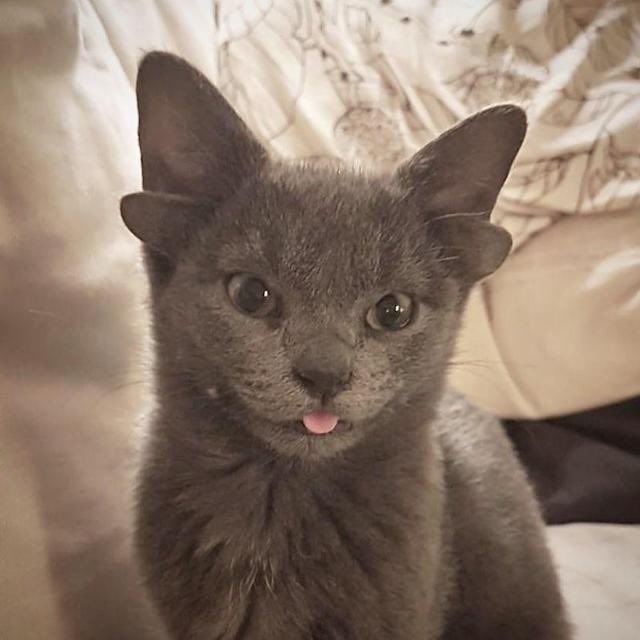
#> input picture images/cat.jpeg, 640 x 640 px
$ python canny_edge.py
#> lines starting #> are read from the running program, lines starting #| are printed output that depends on the picture; after the words box and inside, x2 and y2 are one past the last pixel; in counts of white or black regions, pixels touching at a corner belong together
#!/usr/bin/env python
# coding: utf-8

# ## Import Libraries

# In[1]:


import numpy as np
import matplotlib.pyplot as plt
import matplotlib.image as mpimg
from scipy import signal

def rgb2gray(rgb_image):
    return np.dot(rgb_image[...,:3], [0.299, 0.587, 0.114])


# ## Load Image

# In[2]:


image = mpimg.imread("images/cat.jpeg")
#> image is the input picture: shape (640, 640, 3); mean R, G, B 139.8, 120.9, 107
image_gr = rgb2gray(image)

figureSize = (12,10)
plt.figure("Original Image", figsize=figureSize)
plt.imshow(image_gr)
plt.set_cmap("gray")


# ## Add Noise

# In[ ]:


# ## Gaussian Filter

# In[3]:


def gaussian_kernel( kernlen , std ):
    """Returns a 2D Gaussian kernel array."""
    gkern1d = signal.gaussian(kernlen, std=std).reshape(kernlen, 1)
    gkern2d = np.outer(gkern1d, gkern1d)
    return gkern2d

plt.imshow(gaussian_kernel(21,5), interpolation='none')


# In[4]:


def gaussian_smooth(img, kernel_dim, std):
#> called with kernel_dim = 7, std = 1.5
    return signal.convolve2d(img, gaussian_kernel(kernel_dim, std))
#> returned value: shape (646, 646) float64

plt.figure("Noised", figsize = figureSize)
plt.imshow(image_gr)

plt.figure("Smoothed", figsize = figureSize)
plt.imshow(gaussian_smooth(image_gr, 7, 1.5))


# ## Gaussian Filter

# In[5]:


sobel_x = np.array([[ -1 , 0 , 1 ] ,
                    [ -2 , 0 , 2 ] ,
                    [ -1 , 0 , 1 ]])
sobel_y = sobel_x.T

def gradient_sobel(img):
    I_x = signal.convolve2d(img, sobel_x,'same')
    I_y = signal.convolve2d(img, sobel_y,'same')
    magnitude = np.sqrt(I_x ** 2 + I_y ** 2)
    phase = np.arctan2(I_y, I_x)
    phase = (45 * np.round(phase / (np.pi / 4)) + 180) % 180
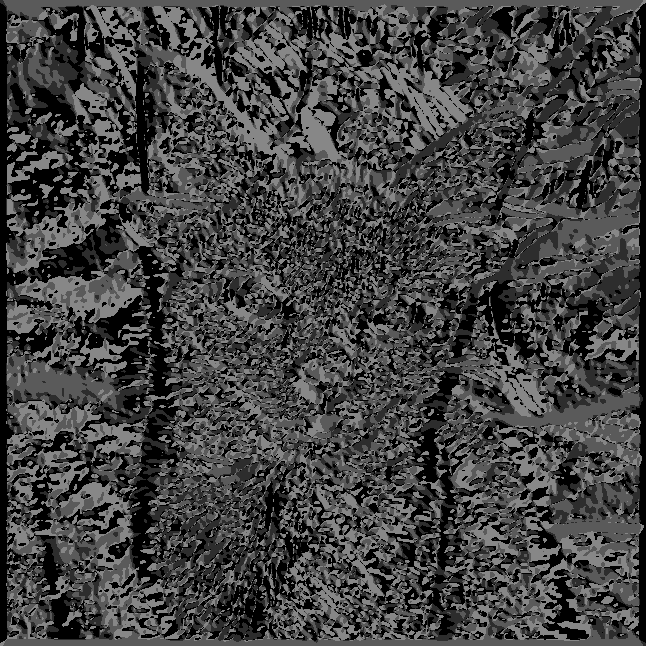
#> phase: shape (646, 646) float64; min 0, max 135, mean 66
    return magnitude, phase

def normalize(img):
    maxi = 0
    for i in range(img.shape[0]):
        for j in range(img.shape[1]):
            if img[i][j] > maxi:
                maxi = img[i][j]
#> after the loop, maxi = 6300.5
    newimg = np.zeros(img.shape)
    if maxi == 0 :
        return img
    for i in range(img.shape[0]):
        for j in range(img.shape[1]):
            newimg[i][j] = (img[i][j]/maxi)
    return newimg

plt.figure("Sobel Gradient", figsize = figureSize)
grad, phase = gradient_sobel(gaussian_smooth(image_gr, 7, 1.5))
grad = normalize(grad)
print(normalize(grad))
#> (printed output is left out)
plt.imshow(grad)
# [22 lines of commented-out code are left out]


def dfs (img, visited, i, j, max_val):
    n = img.shape[0]*img.shape[1]
    stack = [(i, j)]
    while stack :
        si, sj = stack[-1]

        if not visited[si*img.shape[1] + sj]:
            visited[si*img.shape[1] + sj] = True
            for x in [-1, 0, 1]:
                for y in [-1, 0, 1]:
                    new_i = si + x
                    new_j = sj + y
                    if new_i < 0 or new_i >= img.shape[0] or new_j < 0 or new_j >= img.shape[1] or (visited[new_i*img.shape[1] + new_j] == True):
                        continue
                    if img[new_i, new_j] > 0:
                        img[new_i, new_j] = max_val
                        stack.append((new_i, new_j))
        else :
            stack.pop()

    return img, visited

def hysteresis(img, low_ratio, high_ratio):
#> called with low_ratio = 0.1, high_ratio = 0.5
    max_val = np.max(grad)
#> max_val = 1

    Th_h = max_val * high_ratio
#> Th_h = 0.5
    Th_l = max_val *  low_ratio
#> Th_l = 0.1

    img[img <= Th_l] = 0
    img[img > Th_h] = max_val
#> img: shape (646, 646) float64; min 0, max 1, mean 0.0317

    visited = [False]*(img.shape[0]*img.shape[1])
    for i in range(img.shape[0]):
        for j in range(img.shape[1]):
            if ((visited[i*img.shape[1]+j] == False) and img[i, j] == max_val):
                img, visited = dfs(img, visited, i, j, max_val)
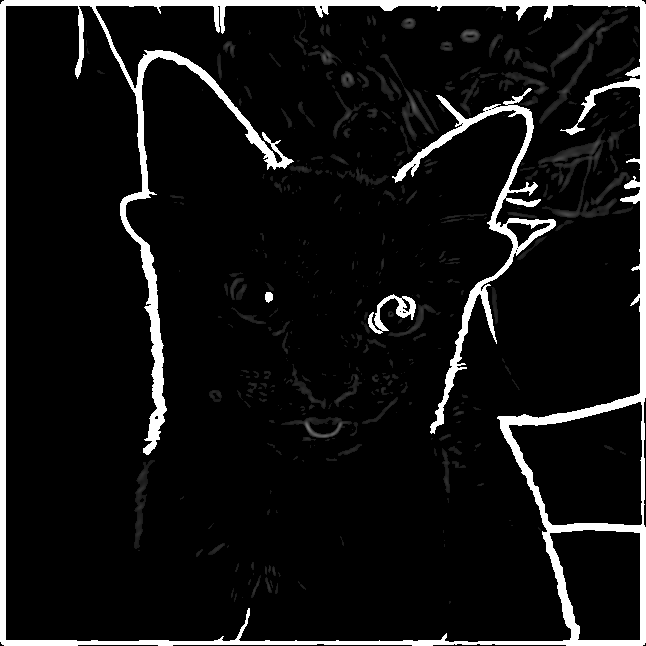
#> img: shape (646, 646) float64; min 0, max 1, mean 0.0801
#> after the loop, visited = 417316 items

    img[img < Th_h] = 0
#> img: shape (646, 646) float64; values 0 (black) and 1 (white), 7.5% white; 4 white regions, box (x1, y1, x2, y2) and area: (0, 0, 646, 646) 25572, (392, 88, 556, 434) 4876, (368, 294, 416, 334) 614, (265, 292, 273, 303) 70
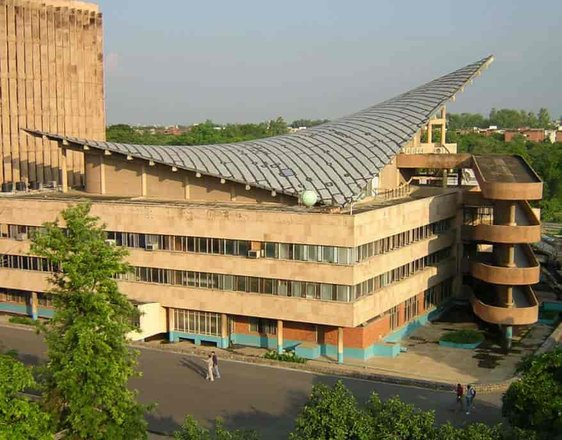
#> input picture images/dogra.jpeg, 562 x 440 px
#> further down, image is the input picture: shape (440, 562, 3); mean R, G, B 140.1, 130.7, 100.6
#> in gradient_sobel (call 2), `phase = (45 * np.round(phase / (np.pi / 4)) + 180) % 180`:
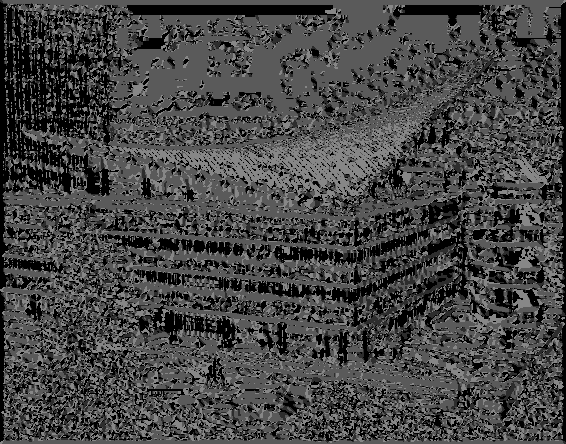
#> phase: shape (444, 566) float64; min 0, max 135, mean 69.3
    return img


plt.figure("Hysterisis", figsize = figureSize)
hyst = hysteresis(grad, 0.1, 0.5)
# [13 lines of commented-out code are left out]
plt.imshow(hyst)


# In[8]:


def median_filter(img, dim):
    y_size = img.shape[0]
    x_size = img.shape[1]
    retl = np.zeros((y_size, x_size)).tolist()
    for i in range(y_size):
        for j in range(x_size):
            y_min = max(0, i-dim//2)
            y_max = min(y_size-1, i+dim//2)
            x_min = max(0, j-dim//2)
            x_max = min(x_size-1, j+dim//2)
            tmp = (img[y_min:(y_max+1), x_min:(x_max+1)].ravel()).tolist()
            retl[i][j] = sorted(tmp)[len(tmp) // 2]
    return np.asarray(retl)


# In[9]:


def edge_thin (magnitude, phase):
    y_size = magnitude.shape[0]
#> y_size = 444
    x_size = magnitude.shape[1]
#> x_size = 566
    magnitudel = magnitude.tolist()
#> magnitudel = 444 items
    phasel = phase.tolist()
#> phasel = 444 items
    retl = magnitudel.copy()
#> retl = 444 items
    for i in range(1, y_size-1):
        for j in range(1, x_size-1):
            if phasel[i][j] == 0:
                if(magnitudel[i][j+1] > magnitudel[i][j] or magnitudel[i][j-1] > magnitudel[i][j]):
                    retl[i][j] = 0
            elif phasel[i][j] == 45:
                if(magnitudel[i+1][j+1] > magnitudel[i][j] or magnitudel[i-1][j-1] > magnitudel[i][j]):
                    retl[i][j] = 0
            elif phasel[i][j] == 90:
                if(magnitudel[i+1][j] > magnitudel[i][j] or magnitudel[i-1][j] > magnitudel[i][j]):
                    retl[i][j] = 0
            else:
                if(magnitudel[i+1][j-1] > magnitudel[i][j] or magnitudel[i-1][j+1] > magnitudel[i][j]):
                    retl[i][j] = 0
    return np.asarray(retl)


# In[34]:


image = mpimg.imread("images/dogra.jpeg")
image_gr = rgb2gray(image)

figureSize = (12,10)
plt.figure("Original Image", figsize=figureSize)
plt.imshow(image_gr)
plt.set_cmap("gray")

smooth_img = gaussian_smooth(image_gr, 5, 1)
plt.figure("Smoothed", figsize = figureSize)
plt.imshow(smooth_img)

plt.figure("Sobel Gradient", figsize = figureSize)
grad, phase = gradient_sobel(smooth_img)
plt.imshow(grad)

plt.figure("Sobel Phase", figsize = figureSize)
plt.imshow(phase)

thin = edge_thin(grad, phase)
plt.figure("Thin edge", figsize = figureSize)
plt.imshow(thin)

plt.figure("Hysterisis", figsize = figureSize)
hyst = hysteresis(thin, 0.1, 0.5)
#> call 2 of hysteresis, with low_ratio = 0.1, high_ratio = 0.5
#> in hysteresis (call 2), `max_val = np.max(grad)`: max_val = 3428.5
#> in hysteresis (call 2), `Th_h = max_val * high_ratio`: Th_h = 1714.3
#> in hysteresis (call 2), `Th_l = max_val *  low_ratio`: Th_l = 342.9
#> in hysteresis (call 2), `img[img > Th_h] = max_val`:
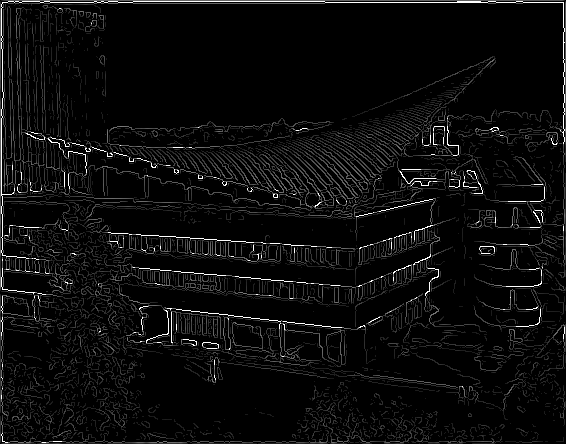
#> img: shape (444, 566) float64; min 0, max 3428.5, mean 165.8; drawn with min black and max white
#> the loop in hysteresis (call 2), `for i in range(img.shape[0]):` made 444 passes
#> after the loop in hysteresis (call 2), `for i in range(img.shape[0]):`:
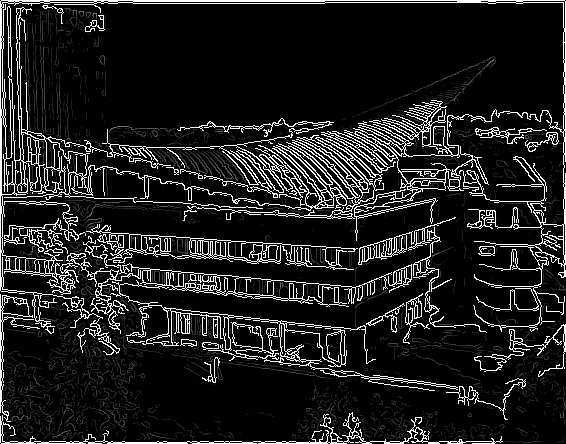
#> img: shape (444, 566) float64; 9.98% of pixels changed, all inside (x1, y1, x2, y2) = (0, 0, 566, 444); drawn with min black and max white
#> after the loop in hysteresis (call 2), `for i in range(img.shape[0]):`: visited = 251304 items
#> in hysteresis (call 2), `img[img < Th_h] = 0`: img: shape (444, 566) float64; values 0 (black) and 3428.5 (white), 11.3% white in thin lines or dots
plt.imshow(hyst)


# In[ ]:
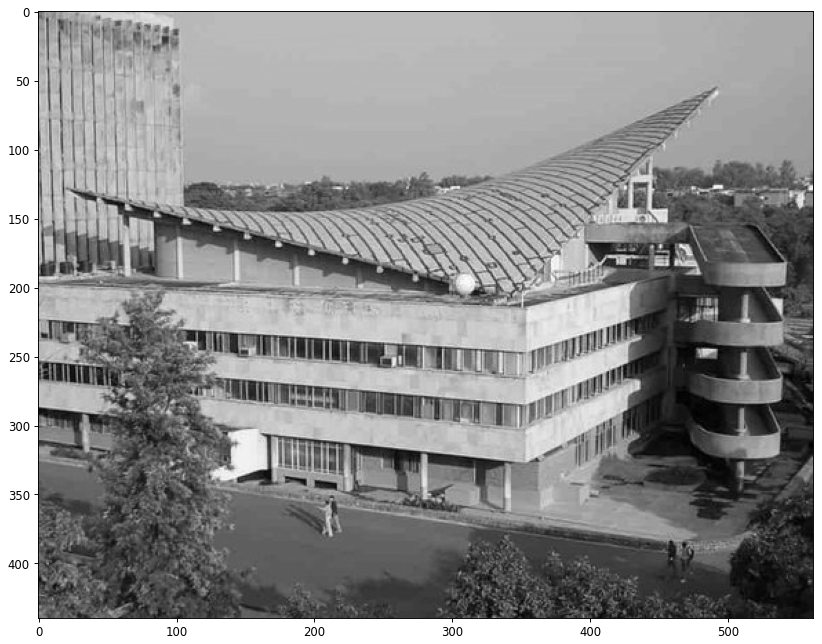
#> figure drawn by matplotlib, 1 panel
